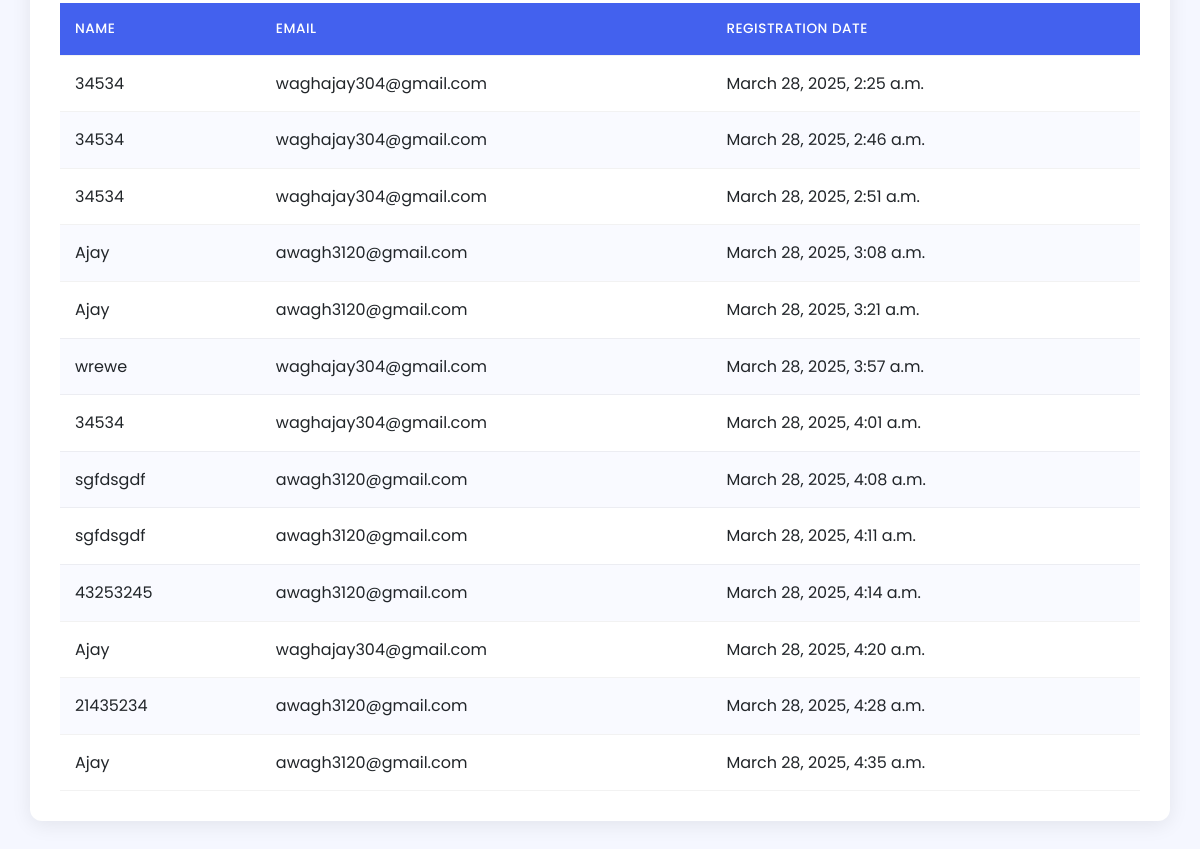
The app's page /dashboard/event-details/5 (signed in, lower part), older data.
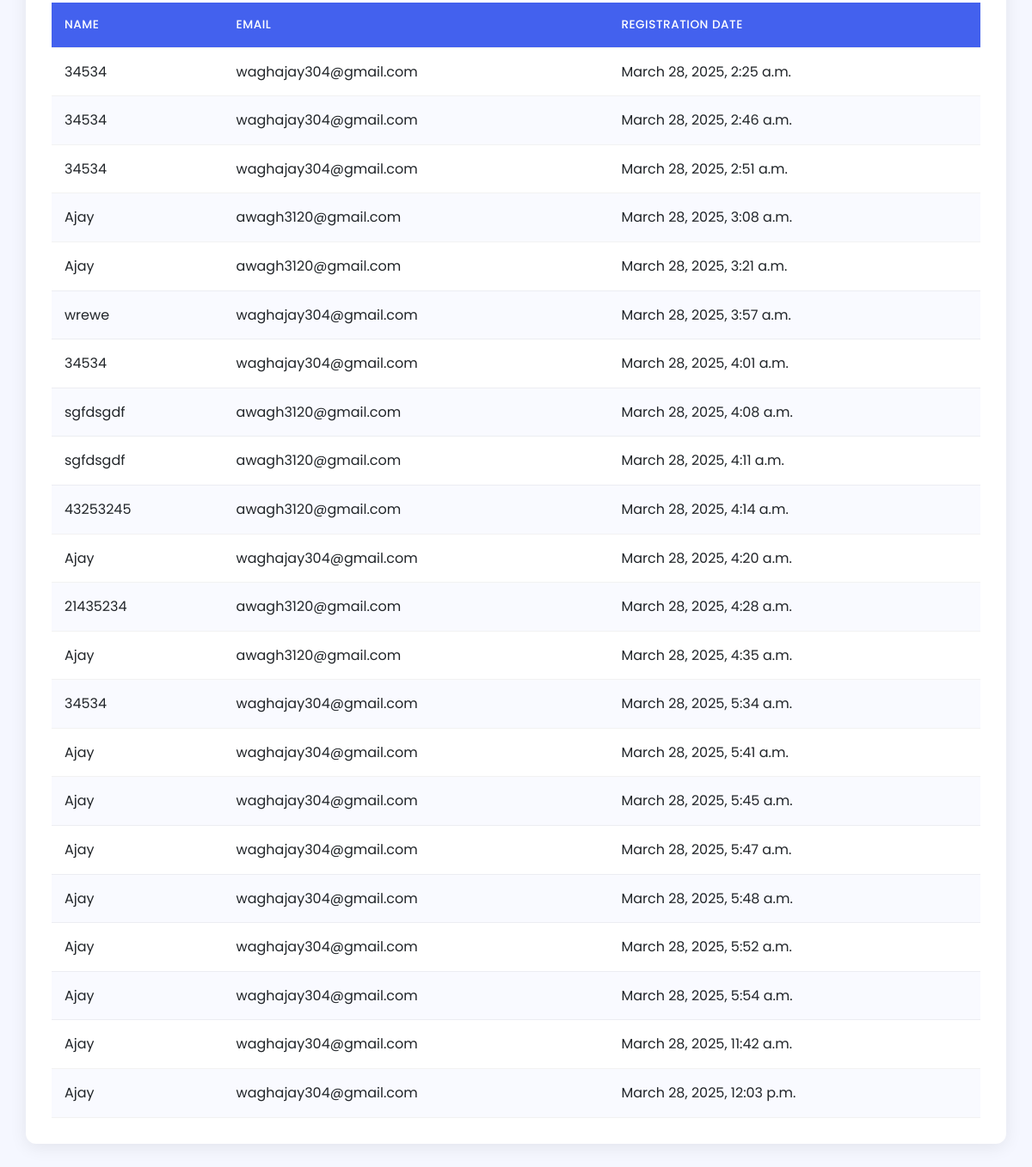
The same page, newer data.
### dashboard/models.py (models this page shows, shortened)
class Entries(models.Model):
    event = models.ForeignKey(Events, on_delete=models.CASCADE)
    customer_id = models.IntegerField(null=True, blank=True)
    team_name = models.CharField(max_length=200)
    members = models.TextField(null=True,blank=True)
    Mobile = models.IntegerField()
    email = models.EmailField()
    registration_date = models.DateTimeField(default=now)
    payment_status = models.BooleanField(default=False,null=True,blank=True)

### dashboard/views.py (the view)
# urls.py: path('event-details/<int:id>',eventDetails, name='event-detail-dashboard'),
@login_required(login_url="admin-login")
def eventDetails(request,id):
    event = Events.objects.get(id=id)
    entries_obj = Entries.objects.filter(event=event)
    return render(request,"dashboard/event_details.html",{"event":event,"entries_obj":entries_obj})

### templates/dashboard/event_details.html (shortened to what this page needs)
<!DOCTYPE html>
<html lang="en">
<head>
    <link rel="stylesheet" href="https://cdnjs.cloudflare.com/ajax/libs/font-awesome/6.4.0/css/all.min.css">
</head>
<body>
    <div class="container">
        <div class="participants-section">
            <div class="table-responsive">
                <table class="participants-table">
                    <thead>
                        <tr>
                            <th>Name</th>
                            <th>Email</th>
                            <th>Registration Date</th>
                        </tr>
                    </thead>
                    <tbody>
                        {% for entries in entries_obj %}
                        <tr>
                            <td>{{ entries.team_name }}</td>
                            <td>{{ entries.email }}</td>
                            <td>{{ entries.registration_date }}</td>
                        </tr>
                        {% empty %}
                        <tr>
                            <td colspan="5" style="text-align: center; padding: 30px; color: var(--gray-color);">
                                No participants registered yet
                            </td>
                        </tr>
                        {% endfor %}
                    </tbody>
                </table>
            </div>
        </div>
    </div>
</body>
</html>

### templates/dashboard/event_details.html (style rules this page uses)
:root { --primary-color: #4361ee; --secondary-color: #3a0ca3; --accent-color: #f72585; --light-color: #f8f9fa; --dark-color: #212529; --success-color: #4cc9f0; --warning-color: #f8961e; --danger-color: #ef233c; --gray-color: #adb5bd; --card-shadow: 0 4px 20px rgba(0, 0, 0, 0.08); --transition: all 0.3s ease; }
* { margin: 0; padding: 0; box-sizing: border-box; font-family: 'Poppins', sans-serif; }
body { background-color: #f5f7ff; padding: 30px; color: var(--dark-color); line-height: 1.6; }
.container { max-width: 1200px; margin: 0 auto; }
.participants-section { background-color: white; border-radius: 12px; box-shadow: var(--card-shadow); padding: 30px; margin-top: 30px; }
.participants-table { width: 100%; border-collapse: collapse; margin-top: 20px; }
.participants-table th, .participants-table td { padding: 15px; text-align: left; border-bottom: 1px solid rgba(0, 0, 0, 0.05); }
.participants-table th { background-color: var(--primary-color); color: white; font-weight: 500; text-transform: uppercase; font-size: 0.85rem; letter-spacing: 0.5px; }
.participants-table tr:nth-child(even) { background-color: rgba(67, 97, 238, 0.03); }

Row changes from the older to the newer data that the page shows:
added Entries: team_name "34534", email "waghajay304@gmail.com", registration_date "March 28, 2025, 5:34 a.m."
added Entries: team_name "Ajay", email "waghajay304@gmail.com", registration_date "March 28, 2025, 5:41 a.m."
added Entries: team_name "Ajay", email "waghajay304@gmail.com", registration_date "March 28, 2025, 5:45 a.m."
added Entries: team_name "Ajay", email "waghajay304@gmail.com", registration_date "March 28, 2025, 5:47 a.m."
added Entries: team_name "Ajay", email "waghajay304@gmail.com", registration_date "March 28, 2025, 5:48 a.m."
added Entries: team_name "Ajay", email "waghajay304@gmail.com", registration_date "March 28, 2025, 5:52 a.m."
added Entries: team_name "Ajay", email "waghajay304@gmail.com", registration_date "March 28, 2025, 5:54 a.m."
added Entries: team_name "Ajay", email "waghajay304@gmail.com", registration_date "March 28, 2025, 11:42 a.m."
added Entries: team_name "Ajay", email "waghajay304@gmail.com", registration_date "March 28, 2025, 12:03 p.m."
